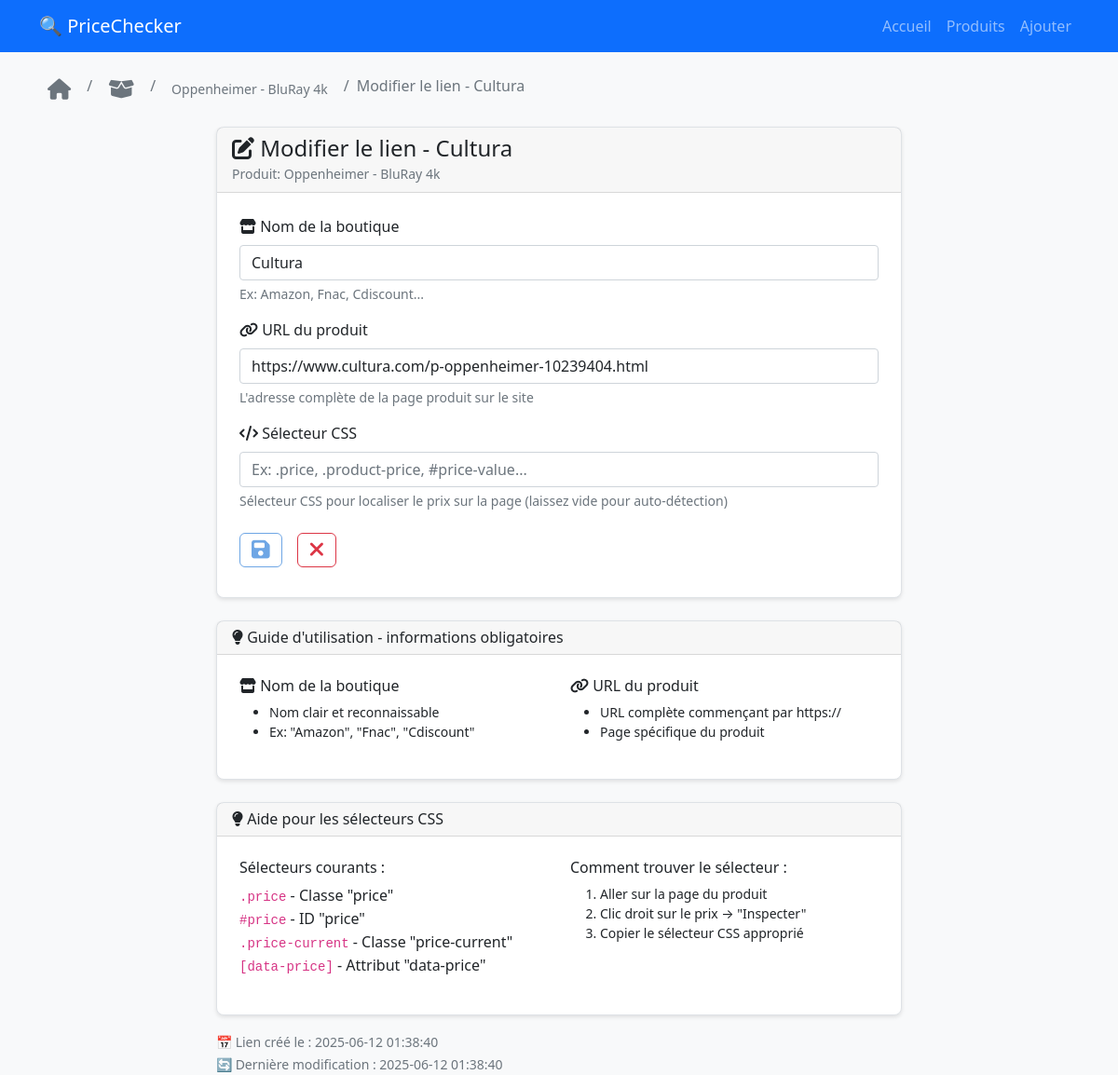
Screenshot of /product/2/link/7/edit with the database file from the repository.
### tables this page shows
CREATE TABLE products (
            id INTEGER PRIMARY KEY AUTOINCREMENT,
            name TEXT NOT NULL,
            description TEXT,
            created_at TIMESTAMP DEFAULT CURRENT_TIMESTAMP,
            updated_at TIMESTAMP DEFAULT CURRENT_TIMESTAMP
        );

CREATE TABLE product_links (
            id INTEGER PRIMARY KEY AUTOINCREMENT,
            product_id INTEGER NOT NULL,
            shop_name TEXT NOT NULL,
            url TEXT NOT NULL,
            css_selector TEXT,
            is_active BOOLEAN DEFAULT 1,
            created_at TIMESTAMP DEFAULT CURRENT_TIMESTAMP,
            updated_at TIMESTAMP DEFAULT CURRENT_TIMESTAMP,
            FOREIGN KEY (product_id) REFERENCES products (id) ON DELETE CASCADE
        );

### app/routes.py (the view, shortened to what this page needs)
@main.route('/product/<int:product_id>/link/<int:link_id>/edit', methods=['GET', 'POST'])
def edit_product_link(product_id, link_id):
    try:
        product = get_product_by_id(product_id)
        if not product:
            flash('Produit non trouvé', 'error')
            return redirect(url_for('main.products'))
        conn = get_db_connection()
        link = conn.execute('''
                            SELECT *
                            FROM product_links
                            WHERE id = ?
                              AND product_id = ?
                            ''', (link_id, product_id)).fetchone()
        if not link:
            conn.close()
            flash('Lien non trouvé', 'error')
            return redirect(url_for('main.product_detail', product_id=product_id))
        conn.close()
        return render_template('edit_product_link.html', product=product, link=link)
    except Exception as e:
        logger.error(f"Erreur édition lien {link_id}: {e}")
        flash(f'Erreur lors de l\'édition: {e}', 'error')
        return redirect(url_for('main.product_detail', product_id=product_id))

### database/models.py (called while the page is built)
def get_db_connection():
    try:
        if current_app:
            db_path = current_app.config.get('DATABASE_PATH', 'pricechecker.db')
        else:
            db_path = 'pricechecker.db'
        conn = sqlite3.connect(db_path)
        conn.row_factory = sqlite3.Row
        if hasattr(current_app.config, 'SQLITE_PRAGMAS'):
            for pragma, value in current_app.config.SQLITE_PRAGMAS.items():
                conn.execute(f"PRAGMA {pragma} = {value}")
        return conn
    except Exception as e:
        logger.error(f"Erreur connexion DB: {e}")
        raise

def dict_from_row(row):
    if row is None:
        return None
    return {key: row[key] for key in row.keys()}

def get_product_by_id(product_id):
    conn = get_db_connection()
    cursor = conn.cursor()
    row = cursor.execute(
        'SELECT id, name, description, created_at, updated_at FROM products WHERE id = ?',
        (product_id,)
    ).fetchone()
    conn.close()
    return dict_from_row(row) if row else None

### app/templates/edit_product_link.html (shortened to what this page needs)
{% extends "base.html" %}
{% block content %}
<nav aria-label="breadcrumb" class="mb-4">
    <ol class="breadcrumb">
        <li class="breadcrumb-item"><a href="{{ url_for('main.index') }}" class="btn btn-sm" title="Retour à l'accueil"><i class="fas fa-home"></i></a></li>
        <li class="breadcrumb-item"><a href="{{ url_for('main.products') }}" class="btn btn-sm" title="Retour aux produits"><i class="fas fa-box-open"></i></a></li>
        <li class="breadcrumb-item"><a href="{{ url_for('main.product_detail', product_id=product.id) }}" class="btn btn-sm">{{ product.name }}</a></li>
        <li class="breadcrumb-item active" aria-current="page" class="btn btn-sm">Modifier le lien - {{ link.shop_name }}</li>
    </ol>
</nav>
<div class="row justify-content-center">
    <div class="col-md-8">
        <div class="card">
            <div class="card-header">
                <h4 class="mb-0">
                    <i class="fas fa-edit"></i> Modifier le lien - {{ link.shop_name }}
                </h4>
                <small class="text-muted">Produit: {{ product.name }}</small>
            </div>
            <div class="card-body">
                <form method="POST" novalidate>
                    <div class="mb-3">
                        <label for="shop_name" class="form-label">
                            <i class="fas fa-store"></i> Nom de la boutique
                        </label>
                        <input type="text"
                               class="form-control"
                               id="shop_name"
                               name="shop_name"
                               value="{{ form_data.shop_name if form_data else link.shop_name }}"
                               required>
                        <div class="form-text">
                            Ex: Amazon, Fnac, Cdiscount...
                        </div>
                    </div>
                    <div class="mb-3">
                        <label for="url" class="form-label">
                            <i class="fas fa-link"></i> URL du produit
                        </label>
                        <input type="url"
                               class="form-control"
                               id="url"
                               name="url"
                               value="{{ form_data.url if form_data else link.url }}"
                               required>
                        <div class="form-text">
                            L'adresse complète de la page produit sur le site
                        </div>
                    </div>
                    <div class="mb-4">
                        <label for="css_selector" class="form-label">
                            <i class="fas fa-code"></i> Sélecteur CSS
                        </label>
                        <input type="text"
                               class="form-control"
                               id="css_selector"
                               name="css_selector"
                               value="{{ form_data.css_selector if form_data else (link.css_selector or '') }}"
                               placeholder="Ex: .price, .product-price, #price-value...">
                        <div class="form-text">
                            Sélecteur CSS pour localiser le prix sur la page (laissez vide pour auto-détection)
                        </div>
                    </div>
                    <div class="d-flex gap-2">
                        <button type="submit" class="btn btn-action-view btn-sm">
                            <i class="fa-solid fa-floppy-disk"></i>
                        </button>
                        <a href="{{ url_for('main.product_detail', product_id=product.id) }}"
                            class="btn btn-action-delete btn-sm">
                            <i class="fa-solid fa-xmark"></i>
                        </a>
                    </div>
                </form>
            </div>
        </div>
        <div class="card mt-4">
            <div class="card-header">
                <h6 class="mb-0">
                    <i class="fas fa-lightbulb"></i> Guide d'utilisation - informations obligatoires
                </h6>
            </div>
            <div class="card-body">
                <div class="row">
                    <div class="col-md-6">
                        <h6><i class="fas fa-store"></i> Nom de la boutique</h6>
                        <ul class="small">
                            <li>Nom clair et reconnaissable</li>
                            <li>Ex: "Amazon", "Fnac", "Cdiscount"</li>
                        </ul>
                    </div>
                    <div class="col-md-6">
                        <h6><i class="fas fa-link"></i> URL du produit</h6>
                        <ul class="small">
                            <li>URL complète commençant par https://</li>
                            <li>Page spécifique du produit</li>
                        </ul>
                    </div>
                </div>
            </div>
        </div>
        <div class="card mt-4">
            <div class="card-header">
                <h6 class="mb-0">
                    <i class="fas fa-lightbulb"></i> Aide pour les sélecteurs CSS
                </h6>
            </div>
            <div class="card-body">
                <div class="row">
                    <div class="col-md-6">
                        <h6>Sélecteurs courants :</h6>
                        <ul class="list-unstyled">
                            <li><code>.price</code> - Classe "price"</li>
                            <li><code>#price</code> - ID "price"</li>
                            <li><code>.price-current</code> - Classe "price-current"</li>
                            <li><code>[data-price]</code> - Attribut "data-price"</li>
                        </ul>
                    </div>
                    <div class="col-md-6">
                        <h6>Comment trouver le sélecteur :</h6>
                        <ol class="small">
                            <li>Aller sur la page du produit</li>
                            <li>Clic droit sur le prix → "Inspecter"</li>
                            <li>Copier le sélecteur CSS approprié</li>
                        </ol>
                    </div>
                </div>
            </div>
        </div>
        <div class="mt-3">
            <small class="text-muted">
                📅 Lien créé le : {{ link.created_at }}<br>
                🔄 Dernière modification : {{ link.updated_at or 'Jamais modifié' }}
            </small>
        </div>
    </div>
</div>
{% endblock %}

### static/css/style.css (style rules this page uses)
.breadcrumb a { text-decoration: none !important; color: #6c757d; transition: color 0.2s ease; }
.btn { border-radius: 6px; transition: all 0.15s ease; font-weight: 500; display: inline-flex !important; align-items: center !important; justify-content: center !important; text-align: center !important; }
.btn i { font-size: 1.6em; }
.btn-sm i { font-size: 1.6em; }
.btn-action-addlink, .btn-action-back, .btn-action-chart, .btn-action-delete, .btn-action-edit, .btn-action-scrap, .btn-action-view, .btn-shop-delete, .btn-shop-edit { background-color: transparent !important; border-width: 1px !important; border-style: solid !important; color: #6c757d !important; display: inline-flex !important; align-items: center !important; justify-content: center !important; transition: all 0.3s ease !important; min-width: 25px !important; min-height: 25px !important; gap: 0.5rem !important; padding: 0.375rem 0.75rem !important; white-space: nowrap !important; }
.btn-action-delete { border-color: #dc3545 !important; color: #dc3545 !important; }
.btn-action-view { border-color: #6EA6E5 !important; color: #6EA6E5 !important; }
.card { box-shadow: 0 2px 4px rgba(0,0,0,0.1); transition: all 0.2s ease; border: 1px solid #dee2e6; border-radius: 8px; animation: fadeInUp 0.4s ease-out; }
.card .btn { margin-right: 0.5rem; margin-bottom: 0.5rem; }
.card:nth-child(1) { animation-delay: 0.05s; }
.card:nth-child(2) { animation-delay: 0.1s; }
.card:nth-child(3) { animation-delay: 0.15s; }
.card-body { padding: 1.5rem; }

### rows the page displays
products: name "Oppenheimer - BluRay 4k"
product_links: shop_name "Cultura", url "https://www.cultura.com/p-oppenheimer-10239404.html", created_at "2025-06-12 01:38:40", updated_at "2025-06-12 01:38:40"
